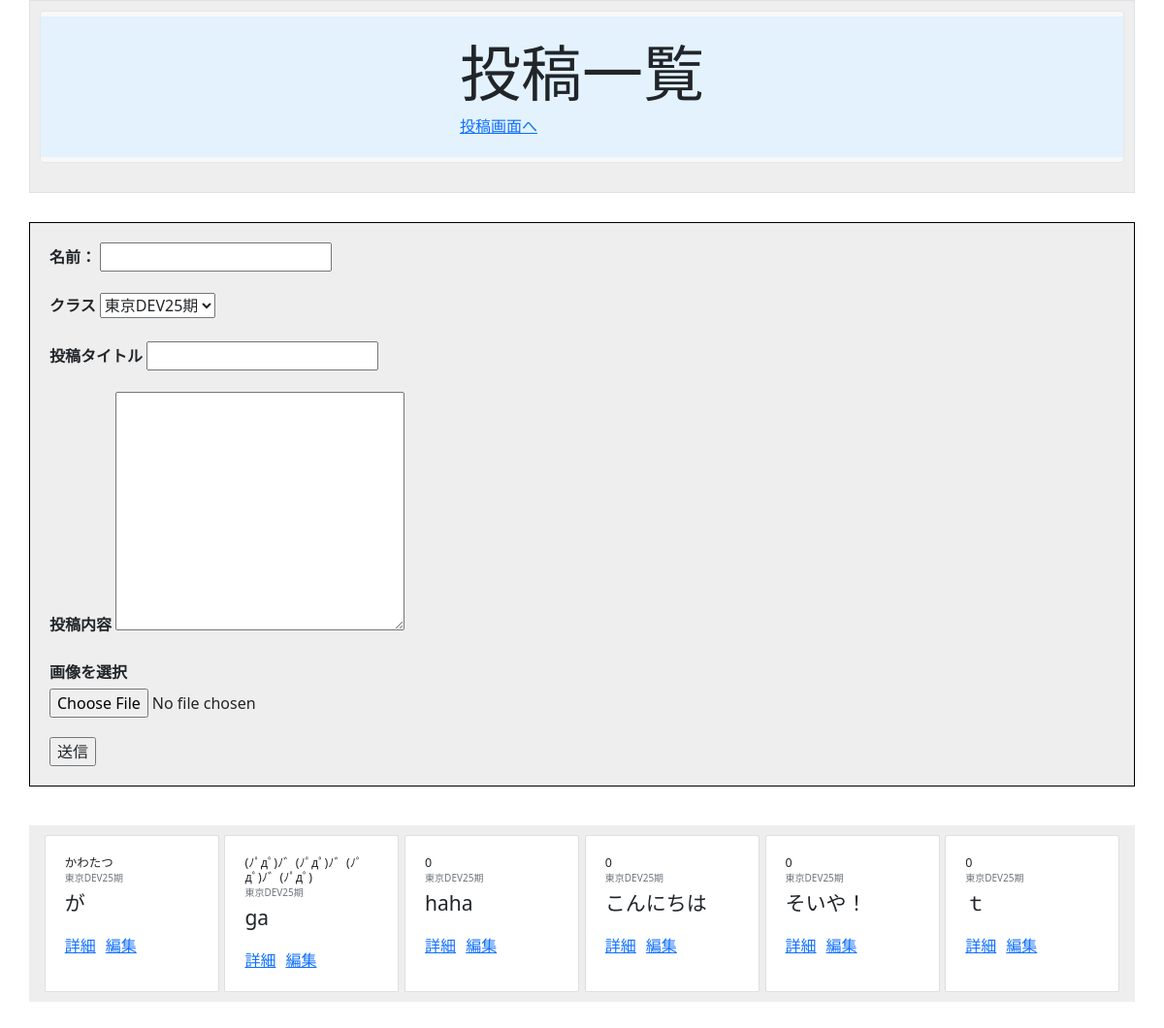
The page / on the database its author committed.
### tables this page shows
CREATE TABLE `gschannel` (
  `id` int(11) NOT NULL,
  `name` varchar(30) NOT NULL,
  `class` varchar(30) NOT NULL,
  `title` varchar(140) NOT NULL,
  `content` text NOT NULL,
  `image` mediumblob DEFAULT NULL,
  `image_type` varchar(64) DEFAULT NULL,
  `created_at` datetime NOT NULL
);

### index.php (the view, shortened to what this page needs)
<?php
try {
    $pdo = new PDO('mysql:dbname=php_kadai02;charset=utf8;host=localhost','root','');
    } catch (PDOException $e) {
    exit('DBConnectError:'.$e->getMessage());
    }
$stmt = $pdo->prepare("SELECT * FROM gschannel ORDER BY id DESC");
$status = $stmt->execute();
$view="";
if($status==false){
$error = $stmt->errorInfo();
exit("ErrorQuery:".$error[2]);
}else{
    while($result = $stmt->fetch(PDO::FETCH_ASSOC)){
        $view .= '<div class="card" style="width: 18rem;">';
        $view .= '<div class="card-body">';
        $view .= '<h5 class="card-title">'.$result["name"].'</h5>';
        $view .= '<h6 class="card-subtitle mb-2 text-muted">'.$result["class"].'</h6>';
        $view .= '<p class="card-text">'.$result["content"].'</p>';
        $view .= '<a href="sled.php?id='.$result["id"].'" class="card-link">詳細</a>';
        $view .= '<a href="edit.php?id='.$result["id"].'" class="card-link">編集</a>';
        $view .= '</div>';
        $view .= '</div>';
    }
}
?>
<!DOCTYPE html>
<html lang="ja">
<head>
<link href="css/bootstrap.min.css" rel="stylesheet">
<link href="https://cdn.jsdelivr.net/npm/bootstrap@5.0.2/dist/css/bootstrap.min.css" rel="stylesheet">
</head>
<header>
    <div class="container jumbotron border">
    <nav class="navbar navbar-default">
        <div class="container-fluid">
            <div class="navbar-header">
            <h1>投稿一覧</h1>
                <a href="form.php">投稿画面へ</a>
            </div>
        </div>
    </nav>
    </div>
</header>
<body id="main">
    <div class="container jumbotron form">
        <form action="post_content.php" method="post" enctype="multipart/form-data">
                <div>
                    <label for="name">名前：</label>
                    <input type="text" name="name" id="name">
                </div>
                <div>
                    <label for="class">クラス</label>
                    <select name="class" id="class">
                        <option value="東京DEV25期">東京DEV25期</option>
                    </select>
                </div>
                <div>
                    <label for="title">投稿タイトル</label>
                    <input type="text" name="title" id="title" >
                </div>
                <div>
                    <label for="content">投稿内容</label>
                    <textarea name="content" id="content" cols="30" rows="10"></textarea>
                </div>
                <div>
                <label>画像を選択</label>
                    <input type="file" name="image" required>
                </div>
                <div>
                    <input type="submit" value="送信">
                </div>
            </form>
    </div>
<div >
    <div class="container jumbotron flex"><?=$view?></div>
</div>
</body>
</html>

### index.php (style rules this page uses)
div { padding: 10px; font-size:16px; }
.jumbotron { padding: 10px; font-size:16px; }
.card { padding: 10px; font-size:16px; }
.card-body { padding: 10px; font-size:16px; }
.flex { display: flex; justify-content: space-between; flex-wrap: wrap; }
.border { border: solid 1px black; }
.container-fluid { background-color: #e3f2fd; }
.form { border: solid 1px black; }

### rows shown on the page
gschannel: name "かわたつ", class "東京DEV25期", content "が"
gschannel: name "(ﾉﾟдﾟ)ﾉ゛(ﾉﾟдﾟ)ﾉ゛(ﾉﾟдﾟ)ﾉ゛(ﾉﾟдﾟ)", class "東京DEV25期", content "ga"
gschannel: name "0", class "東京DEV25期", content "haha"
gschannel: name "0", class "東京DEV25期", content "こんにちは"
gschannel: name "0", class "東京DEV25期", content "そいや！"
gschannel: name "0", class "東京DEV25期", content "ｔ"
